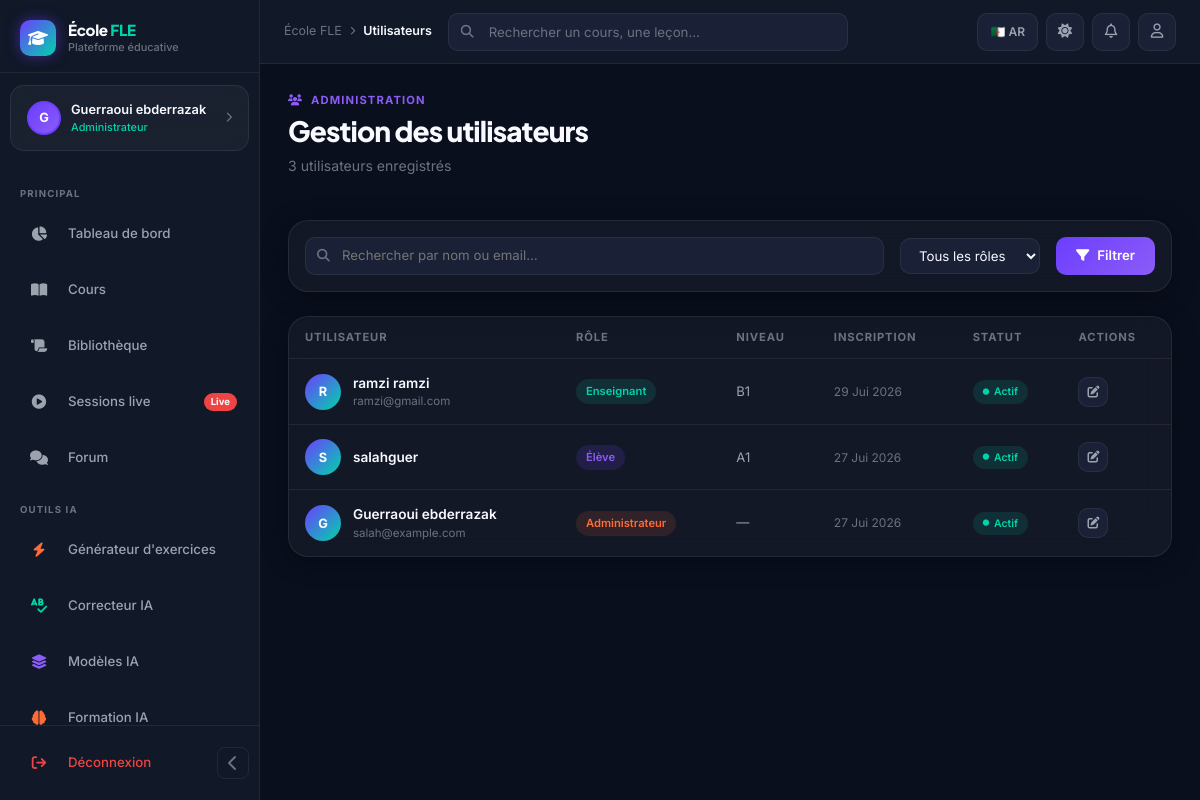
Screenshot of /accounts/users/ (signed in) with the database file from the repository.
### apps/accounts/models.py (models this page shows, shortened)
class User(AbstractUser):
    class Role(models.TextChoices):
        ADMIN = 'admin', _('Administrateur')
        TEACHER = 'teacher', _('Enseignant')
        STUDENT = 'student', _('Élève')
        GUEST = 'guest', _('Visiteur')
    class Level(models.TextChoices):
        A1 = 'A1', 'A1 - Débutant'
        A2 = 'A2', 'A2 - Élémentaire'
        B1 = 'B1', 'B1 - Intermédiaire'
    role = models.CharField(
        max_length=20,
        choices=Role.choices,
        default=Role.STUDENT,
        verbose_name=_('Rôle'),
    )
    bio = models.TextField(blank=True, verbose_name=_('Biographie'))
    avatar = models.ImageField(
        upload_to='avatars/',
        null=True,
        blank=True,
        verbose_name=_('Avatar'),
    )
    level = models.CharField(
        max_length=5,
        choices=Level.choices,
        default=Level.A1,
        blank=True,
        verbose_name=_('Niveau'),
    )
    phone = models.CharField(max_length=20, blank=True, verbose_name=_('Téléphone'))
    date_of_birth = models.DateField(null=True, blank=True, verbose_name=_('Date de naissance'))
    preferred_language = models.CharField(
        max_length=5,
        choices=[('fr', 'Français'), ('ar', 'العربية')],
        default='fr',
        verbose_name=_('Langue préférée'),
    )
    is_email_verified = models.BooleanField(default=False)
    created_at = models.DateTimeField(auto_now_add=True)
    updated_at = models.DateTimeField(auto_now=True)
    specialization = models.CharField(max_length=200, blank=True, verbose_name=_('Spécialisation'))
    years_experience = models.PositiveSmallIntegerField(null=True, blank=True)
    class Meta:
        verbose_name = _('Utilisateur')
        verbose_name_plural = _('Utilisateurs')
        ordering = ['-date_joined']
    @property
    def is_teacher(self):
        return self.role == self.Role.TEACHER
    @property
    def is_student(self):
        return self.role == self.Role.STUDENT
    @property
    def is_platform_admin(self):
        return self.role == self.Role.ADMIN or self.is_superuser

### apps/accounts/views.py (the view)
# urls.py: path('users/', views.user_list_view, name='user_list'),
@login_required
def user_list_view(request):
    if not request.user.is_staff:
        messages.error(request, 'Accès refusé.')
        return redirect('accounts:dashboard')
    users = User.objects.all().order_by('-date_joined')
    return render(request, 'accounts/user_list.html', {'users': users})

### templates/accounts/user_list.html (shortened to what this page needs)
{% extends 'base_dashboard.html' %}
{% block breadcrumb %}Utilisateurs{% endblock %}
{% block content %}
<div class="page-header animate-in">
  <div class="d-flex align-items-start justify-content-between flex-wrap gap-3">
    <div>
      <div class="page-eyebrow"><i class="fa-solid fa-users me-2"></i>Administration</div>
      <h1 class="page-title">Gestion des utilisateurs</h1>
      <p class="page-subtitle">{{ users.count }} utilisateur{{ users.count|pluralize }} enregistré{{ users.count|pluralize }}</p>
    </div>
  </div>
</div>
<div class="glass-card p-3 mb-4 animate-in">
  <form method="get" class="d-flex align-items-center gap-3 flex-wrap">
    <div style="position:relative;flex:1;min-width:200px;">
      <i class="fa-solid fa-magnifying-glass" style="position:absolute;left:12px;top:50%;transform:translateY(-50%);color:var(--text-muted);font-size:.8rem;"></i>
      <input name="q" value="{{ request.GET.q }}" placeholder="Rechercher par nom ou email…" style="background:var(--bg-card);border:1px solid var(--border);color:var(--text-primary);border-radius:10px;padding:8px 14px 8px 36px;font-size:.83rem;width:100%;">
    </div>
    <select name="role" style="background:var(--bg-card);border:1px solid var(--border);color:var(--text-primary);border-radius:10px;padding:8px 14px;font-size:.83rem;min-width:140px;">
      <option value="">Tous les rôles</option>
    </select>
    <button type="submit" class="btn-primary-gradient" style="padding:9px 20px;font-size:.83rem;"><i class="fa-solid fa-filter"></i> Filtrer</button>
  </form>
</div>
<div class="glass-card animate-in animate-in-d1">
  <div style="overflow-x:auto;">
    <table class="premium-table">
      <thead>
        <tr><th>Utilisateur</th><th>Rôle</th><th>Niveau</th><th>Inscription</th><th>Statut</th><th>Actions</th></tr>
      </thead>
      <tbody>
        {% for user in users %}
        <tr>
          <td>
            <div style="display:flex;align-items:center;gap:12px;">
              <div style="width:36px;height:36px;border-radius:50%;background:linear-gradient(135deg,var(--violet),var(--mint));display:flex;align-items:center;justify-content:center;font-size:.8rem;font-weight:700;color:#fff;flex-shrink:0;">{{ user.first_name|first|default:user.username|first|upper }}</div>
              <div>
                <div style="font-weight:600;font-size:.85rem;color:var(--text-primary);">{{ user.get_full_name|default:user.username }}</div>
                <div style="font-size:.72rem;color:var(--text-muted);">{{ user.email }}</div>
              </div>
            </div>
          </td>
          <td><span class="pill {% if user.role == 'teacher' %}pill-mint{% elif user.role == 'admin' %}pill-orange{% else %}pill-violet{% endif %}">{{ user.get_role_display }}</span></td>
          <td><span style="font-size:.82rem;color:var(--text-secondary);">{{ user.level|default:"—" }}</span></td>
          <td><span style="font-size:.75rem;color:var(--text-muted);">{{ user.date_joined|date:"d M Y" }}</span></td>
          <td>{% if user.is_active %}<span class="pill pill-mint" style="font-size:.65rem;"><i class="fa-solid fa-circle" style="font-size:.4rem;"></i> Actif</span>{% else %}<span class="pill pill-muted" style="font-size:.65rem;">Inactif</span>{% endif %}</td>
          <td>
            <div class="d-flex gap-1">
              <a href="{% url 'admin:accounts_user_change' user.pk %}" class="topbar-btn" title="Modifier" style="width:30px;height:30px;font-size:.75rem;"><i class="fa-solid fa-pen-to-square"></i></a>
            </div>
          </td>
        </tr>
        {% empty %}
        <tr><td colspan="6" style="text-align:center;padding:48px;color:var(--text-muted);"><i class="fa-solid fa-users-slash" style="display:block;font-size:2rem;opacity:.2;margin-bottom:12px;"></i>Aucun utilisateur trouvé</td></tr>
        {% endfor %}
      </tbody>
    </table>
  </div>
</div>
{% endblock %}

### templates/base_dashboard.html (shortened to what this page needs)
{% load static %}
<!DOCTYPE html>
<html lang="{{ LANGUAGE_CODE|default:'fr' }}" dir="{% if LANGUAGE_CODE == 'ar' %}rtl{% else %}ltr{% endif %}" data-theme="dark">
<head>
  <link href="https://cdn.jsdelivr.net/npm/bootstrap@5.3.3/dist/css/bootstrap.min.css" rel="stylesheet">
  <link href="https://cdnjs.cloudflare.com/ajax/libs/font-awesome/6.5.1/css/all.min.css" rel="stylesheet">
</head>
<body>
<aside class="sidebar" id="sidebar">
  <a href="{% url 'home' %}" class="sidebar-brand">
    <div class="sidebar-brand-icon"><i class="fa-solid fa-graduation-cap"></i></div>
    <div class="sidebar-brand-text">
      <div class="brand-name">École <span style="color:var(--mint)">FLE</span></div>
      <div class="brand-sub">Plateforme éducative</div>
    </div>
  </a>
  <div class="sidebar-user" onclick="window.location='{% url 'accounts:profile' %}'">
    <div class="sidebar-user-avatar-placeholder">
      {{ request.user.first_name|first|default:request.user.username|first|upper }}
    </div>
    <div class="sidebar-user-info">
      <div class="sidebar-user-name">{{ request.user.get_full_name|default:request.user.username }}</div>
      <div class="sidebar-user-role">
        {% if request.user.is_teacher %}Enseignant
        {% elif request.user.is_platform_admin %}Administrateur
        {% else %}Élève · {{ request.user.level }}{% endif %}
      </div>
    </div>
    <i class="fa-solid fa-chevron-right sidebar-user-chevron" style="color:var(--text-muted);font-size:.65rem;"></i>
  </div>
  <nav class="sidebar-nav">
    <div class="sidebar-section-label">Principal</div>
    <a href="{% url 'accounts:dashboard' %}" class="nav-item-link {% block nav_dashboard %}{% endblock %}">
      <div class="nav-item-icon"><i class="fa-solid fa-chart-pie"></i></div>
      <span class="nav-label">Tableau de bord</span>
    </a>
    <a href="{% url 'courses:list' %}" class="nav-item-link {% block nav_courses %}{% endblock %}">
      <div class="nav-item-icon"><i class="fa-solid fa-book-open"></i></div>
      <span class="nav-label">Cours</span>
    </a>
    <a href="{% url 'courses:library' %}" class="nav-item-link {% block nav_library %}{% endblock %}">
      <div class="nav-item-icon"><i class="fa-solid fa-scroll"></i></div>
      <span class="nav-label">Bibliothèque</span>
    </a>
    <a href="{% url 'live_stream:list' %}" class="nav-item-link {% block nav_live %}{% endblock %}">
      <div class="nav-item-icon"><i class="fa-solid fa-circle-play"></i></div>
      <span class="nav-label">Sessions live</span>
      <span class="nav-badge" style="background:var(--red);">Live</span>
    </a>
    <a href="{% url 'courses:forum' %}" class="nav-item-link {% block nav_forum %}{% endblock %}">
      <div class="nav-item-icon"><i class="fa-solid fa-comments"></i></div>
      <span class="nav-label">Forum</span>
    </a>
    {% if request.user.is_teacher or request.user.is_staff or request.user.is_superuser %}
<div class="sidebar-section-label">Outils IA</div>
<a href="/ai/exercise-generator/" class="nav-item-link">
    <div class="nav-item-icon"><i class="fa-solid fa-bolt" style="color:var(--orange);"></i></div>
    <span class="nav-label">Générateur d'exercices</span>
</a>
<a href="/ai/grammar-corrector/" class="nav-item-link">
    <div class="nav-item-icon"><i class="fa-solid fa-spell-check" style="color:var(--mint);"></i></div>
    <span class="nav-label">Correcteur IA</span>
</a>
<a href="/ai/templates-lab/" class="nav-item-link">
    <div class="nav-item-icon"><i class="fa-solid fa-layer-group" style="color:var(--violet-light);"></i></div>
    <span class="nav-label">Modèles IA</span>
</a>
<a href="/ai/training-hub/" class="nav-item-link">
    <div class="nav-item-icon"><i class="fa-solid fa-brain" style="color:var(--orange);"></i></div>
    <span class="nav-label">Formation IA</span>
</a>
    {% endif %}
  </nav>
  <div class="sidebar-footer">
    <div class="d-flex align-items-center justify-content-between">
      <a href="{% url 'accounts:logout' %}" class="nav-item-link" style="flex:1; color:var(--red); margin:0;">
        <div class="nav-item-icon"><i class="fa-solid fa-arrow-right-from-bracket"></i></div>
        <span class="nav-label">Déconnexion</span>
      </a>
      <button class="sidebar-toggle" id="sidebarToggle" title="Réduire la sidebar">
        <i class="fa-solid fa-chevron-left" id="sidebarToggleIcon"></i>
      </button>
    </div>
  </div>
</aside>
<div class="main-wrapper" id="mainWrapper">
  <header class="topbar">
    <div class="d-none d-md-flex align-items-center gap-2" style="color:var(--text-muted); font-size:.78rem;">
      <span>École FLE</span>
      <i class="fa-solid fa-chevron-right" style="font-size:.55rem;"></i>
      <span style="color:var(--text-primary); font-weight:600;">{% block breadcrumb %}Dashboard{% endblock %}</span>
    </div>
    <div class="topbar-search d-none d-md-block">
      <i class="fa-solid fa-magnifying-glass search-icon"></i>
      <input type="text" placeholder="Rechercher un cours, une leçon…">
    </div>
    <div class="topbar-actions">
      <form action="{% url 'set_language' %}" method="post">
        {% if LANGUAGE_CODE == 'fr' %}
          <button type="submit" class="lang-btn">🇩🇿 AR</button>
        {% else %}
          <input type="hidden" name="language" value="fr">
          <button type="submit" class="lang-btn">🇫🇷 FR</button>
        {% endif %}
      </form>
      <button class="theme-toggle-btn" id="themeToggle" title="Changer le thème">
        <i class="fa-solid fa-moon" id="themeIcon"></i>
      </button>
      <a href="{% url 'accounts:notifications' %}" class="topbar-btn">
        <i class="fa-regular fa-bell"></i>
      </a>
      <a href="{% url 'accounts:profile' %}" class="topbar-btn">
        <i class="fa-regular fa-user"></i>
      </a>
    </div>
  </header>
  <main class="page-content">
    {% block content %}{% endblock %}
  </main>
</div>
</body>
</html>

### rows the page displays
User: user.first_name|first "G", user.get_full_name "Guerraoui ebderrazak", first_name|first "G", get_full_name "Guerraoui ebderrazak", email "salah@example.com", role "Administrateur", level "—", date_joined "27 Jui 2026", is_active True (drawn)
User: first_name|first "R", get_full_name "ramzi ramzi", email "ramzi@gmail.com", role "Enseignant", level "B1", date_joined "29 Jui 2026", is_active True (drawn)
User: first_name|first "S", get_full_name "salahguer", role "Élève", level "A1", date_joined "27 Jui 2026", is_active True (drawn)

### other values shown
{{ users.count }} "3"
